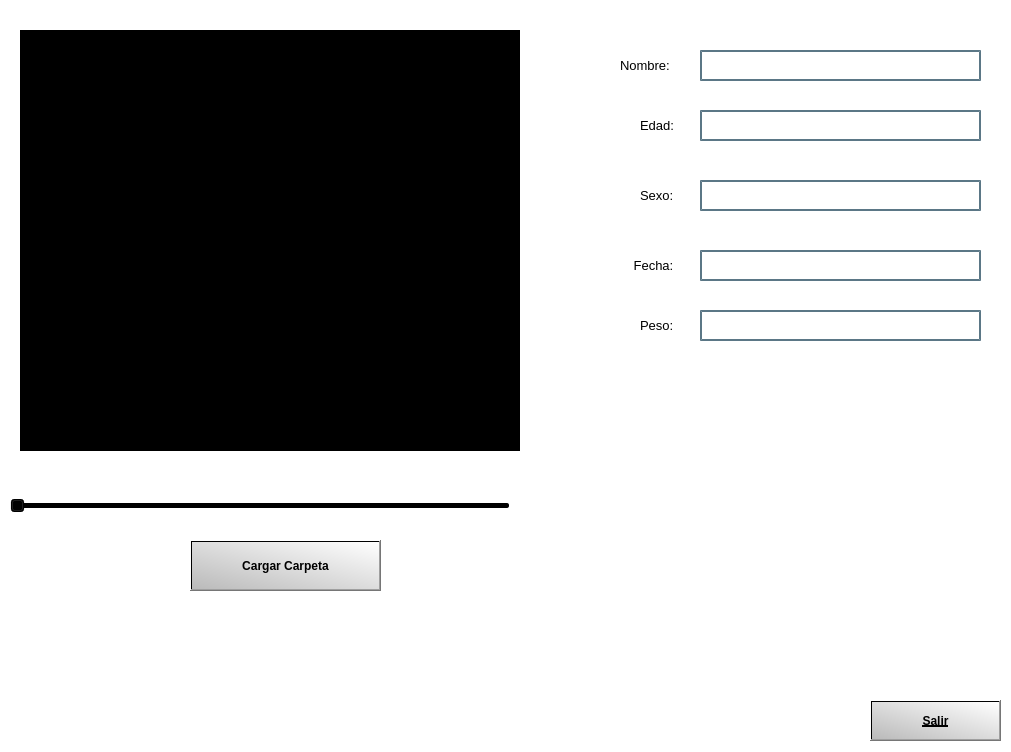
<?xml version="1.0" encoding="UTF-8"?>
<ui version="4.0">
 <class>Form</class>
 <widget class="QWidget" name="Form">
  <property name="geometry">
   <rect>
    <x>0</x>
    <y>0</y>
    <width>1011</width>
    <height>752</height>
   </rect>
  </property>
  <property name="font">
   <font>
    <pointsize>10</pointsize>
   </font>
  </property>
  <property name="windowTitle">
   <string>Form</string>
  </property>
  <widget class="QWidget" name="widget" native="true">
   <property name="geometry">
    <rect>
     <x>0</x>
     <y>0</y>
     <width>1021</width>
     <height>761</height>
    </rect>
   </property>
   <property name="styleSheet">
    <string notr="true">background-color: rgb(255, 255, 255);</string>
   </property>
   <widget class="QLabel" name="img">
    <property name="geometry">
     <rect>
      <x>20</x>
      <y>30</y>
      <width>500</width>
      <height>421</height>
     </rect>
    </property>
    <property name="styleSheet">
     <string notr="true">background-color: qlineargradient(spread:pad, x1:0.491525, y1:1, x2:0.501, y2:0, stop:0 rgba(0, 0, 0, 255));</string>
    </property>
    <property name="text">
     <string/>
    </property>
   </widget>
   <widget class="QSlider" name="horizontalSlider">
    <property name="geometry">
     <rect>
      <x>10</x>
      <y>480</y>
      <width>500</width>
      <height>51</height>
     </rect>
    </property>
    <property name="styleSheet">
     <string notr="true">background-color: qlineargradient(spread:pad, x1:0.491525, y1:1, x2:0.501, y2:0, stop:0.45339 rgba(116, 116, 116, 0));</string>
    </property>
    <property name="orientation">
     <enum>Qt::Horizontal</enum>
    </property>
   </widget>
   <widget class="QLabel" name="label_2">
    <property name="geometry">
     <rect>
      <x>620</x>
      <y>50</y>
      <width>81</width>
      <height>31</height>
     </rect>
    </property>
    <property name="font">
     <font>
      <pointsize>10</pointsize>
     </font>
    </property>
    <property name="styleSheet">
     <string notr="true">background-color: qlineargradient(spread:pad, x1:0.491525, y1:1, x2:0.501, y2:0, stop:0.45339 rgba(116, 116, 116, 0));</string>
    </property>
    <property name="text">
     <string>Nombre:</string>
    </property>
   </widget>
   <widget class="QLabel" name="label_3">
    <property name="geometry">
     <rect>
      <x>640</x>
      <y>110</y>
      <width>51</width>
      <height>31</height>
     </rect>
    </property>
    <property name="font">
     <font>
      <pointsize>10</pointsize>
     </font>
    </property>
    <property name="styleSheet">
     <string notr="true">background-color: qlineargradient(spread:pad, x1:0.491525, y1:1, x2:0.501, y2:0, stop:0.45339 rgba(116, 116, 116, 0));</string>
    </property>
    <property name="text">
     <string>Edad:</string>
    </property>
   </widget>
   <widget class="QLabel" name="label_4">
    <property name="geometry">
     <rect>
      <x>640</x>
      <y>180</y>
      <width>51</width>
      <height>31</height>
     </rect>
    </property>
    <property name="font">
     <font>
      <pointsize>10</pointsize>
     </font>
    </property>
    <property name="styleSheet">
     <string notr="true">background-color: qlineargradient(spread:pad, x1:0.491525, y1:1, x2:0.501, y2:0, stop:0.45339 rgba(116, 116, 116, 0));</string>
    </property>
    <property name="text">
     <string>Sexo:</string>
    </property>
   </widget>
   <widget class="QLabel" name="label_5">
    <property name="geometry">
     <rect>
      <x>630</x>
      <y>250</y>
      <width>71</width>
      <height>31</height>
     </rect>
    </property>
    <property name="font">
     <font>
      <pointsize>10</pointsize>
     </font>
    </property>
    <property name="styleSheet">
     <string notr="true">background-color: qlineargradient(spread:pad, x1:0.491525, y1:1, x2:0.501, y2:0, stop:0.45339 rgba(116, 116, 116, 0));</string>
    </property>
    <property name="text">
     <string> Fecha:</string>
    </property>
   </widget>
   <widget class="QLabel" name="label_6">
    <property name="geometry">
     <rect>
      <x>640</x>
      <y>310</y>
      <width>51</width>
      <height>31</height>
     </rect>
    </property>
    <property name="font">
     <font>
      <pointsize>10</pointsize>
     </font>
    </property>
    <property name="styleSheet">
     <string notr="true">background-color: qlineargradient(spread:pad, x1:0.491525, y1:1, x2:0.501, y2:0, stop:0.45339 rgba(116, 116, 116, 0));
</string>
    </property>
    <property name="text">
     <string>Peso:</string>
    </property>
   </widget>
   <widget class="QPushButton" name="CerrarSesion">
    <property name="geometry">
     <rect>
      <x>870</x>
      <y>700</y>
      <width>131</width>
      <height>41</height>
     </rect>
    </property>
    <property name="font">
     <font>
      <weight>75</weight>
      <bold>true</bold>
      <underline>true</underline>
     </font>
    </property>
    <property name="styleSheet">
     <string notr="true">background-color: qlineargradient(spread:reflect, x1:0, y1:1, x2:1, y2:0, stop:0 rgba(186, 186, 186, 255), stop:1 rgba(255, 255, 255, 255));</string>
    </property>
    <property name="text">
     <string>Salir</string>
    </property>
   </widget>
   <widget class="QPushButton" name="SeleccionarCarpeta">
    <property name="geometry">
     <rect>
      <x>190</x>
      <y>540</y>
      <width>191</width>
      <height>51</height>
     </rect>
    </property>
    <property name="font">
     <font>
      <weight>75</weight>
      <bold>true</bold>
      <strikeout>false</strikeout>
      <kerning>true</kerning>
     </font>
    </property>
    <property name="acceptDrops">
     <bool>false</bool>
    </property>
    <property name="styleSheet">
     <string notr="true">background-color: qlineargradient(spread:reflect, x1:0, y1:1, x2:1, y2:0, stop:0 rgba(186, 186, 186, 255), stop:1 rgba(255, 255, 255, 255));</string>
    </property>
    <property name="text">
     <string>Cargar Carpeta</string>
    </property>
   </widget>
   <widget class="QLineEdit" name="nombre">
    <property name="geometry">
     <rect>
      <x>700</x>
      <y>50</y>
      <width>281</width>
      <height>31</height>
     </rect>
    </property>
    <property name="font">
     <font>
      <pointsize>10</pointsize>
     </font>
    </property>
    <property name="styleSheet">
     <string notr="true">background-color:rgba(0, 0, 0, 0);
border:2px solid rgba(46, 82, 101, 200);
color:rgba(0, 0, 0, 240);
padding-bottom:7px;</string>
    </property>
    <property name="placeholderText">
     <string/>
    </property>
   </widget>
   <widget class="QLineEdit" name="edad">
    <property name="geometry">
     <rect>
      <x>700</x>
      <y>110</y>
      <width>281</width>
      <height>31</height>
     </rect>
    </property>
    <property name="font">
     <font>
      <pointsize>10</pointsize>
     </font>
    </property>
    <property name="styleSheet">
     <string notr="true">background-color:rgba(0, 0, 0, 0);
border:2px solid rgba(46, 82, 101, 200);
color:rgba(0, 0, 0, 240);
padding-bottom:7px;</string>
    </property>
    <property name="placeholderText">
     <string/>
    </property>
   </widget>
   <widget class="QLineEdit" name="sexo">
    <property name="geometry">
     <rect>
      <x>700</x>
      <y>180</y>
      <width>281</width>
      <height>31</height>
     </rect>
    </property>
    <property name="font">
     <font>
      <pointsize>10</pointsize>
     </font>
    </property>
    <property name="styleSheet">
     <string notr="true">background-color:rgba(0, 0, 0, 0);
border:2px solid rgba(46, 82, 101, 200);
color:rgba(0, 0, 0, 240);
padding-bottom:7px;</string>
    </property>
    <property name="placeholderText">
     <string/>
    </property>
   </widget>
   <widget class="QLineEdit" name="fecha">
    <property name="geometry">
     <rect>
      <x>700</x>
      <y>250</y>
      <width>281</width>
      <height>31</height>
     </rect>
    </property>
    <property name="font">
     <font>
      <pointsize>10</pointsize>
     </font>
    </property>
    <property name="styleSheet">
     <string notr="true">background-color:rgba(0, 0, 0, 0);
border:2px solid rgba(46, 82, 101, 200);
color:rgba(0, 0, 0, 240);
padding-bottom:7px;</string>
    </property>
    <property name="placeholderText">
     <string/>
    </property>
   </widget>
   <widget class="QLineEdit" name="peso">
    <property name="geometry">
     <rect>
      <x>700</x>
      <y>310</y>
      <width>281</width>
      <height>31</height>
     </rect>
    </property>
    <property name="font">
     <font>
      <pointsize>10</pointsize>
     </font>
    </property>
    <property name="styleSheet">
     <string notr="true">background-color:rgba(0, 0, 0, 0);
border:2px solid rgba(46, 82, 101, 200);
color:rgba(0, 0, 0, 240);
padding-bottom:7px;</string>
    </property>
    <property name="placeholderText">
     <string/>
    </property>
   </widget>
   <widget class="QLabel" name="label_7">
    <property name="geometry">
     <rect>
      <x>0</x>
      <y>0</y>
      <width>1021</width>
      <height>761</height>
     </rect>
    </property>
    <property name="styleSheet">
     <string notr="true">border-image: url(:/d67fdd224ad205b7c1ca86260cfbfe29.jpg);</string>
    </property>
    <property name="text">
     <string/>
    </property>
   </widget>
   <zorder>label_7</zorder>
   <zorder>CerrarSesion</zorder>
   <zorder>SeleccionarCarpeta</zorder>
   <zorder>img</zorder>
   <zorder>horizontalSlider</zorder>
   <zorder>label_2</zorder>
   <zorder>label_3</zorder>
   <zorder>label_4</zorder>
   <zorder>label_5</zorder>
   <zorder>label_6</zorder>
   <zorder>nombre</zorder>
   <zorder>edad</zorder>
   <zorder>sexo</zorder>
   <zorder>fecha</zorder>
   <zorder>peso</zorder>
  </widget>
 </widget>
 <resources>
  <include location="res.qrc"/>
 </resources>
 <connections/>
</ui>
